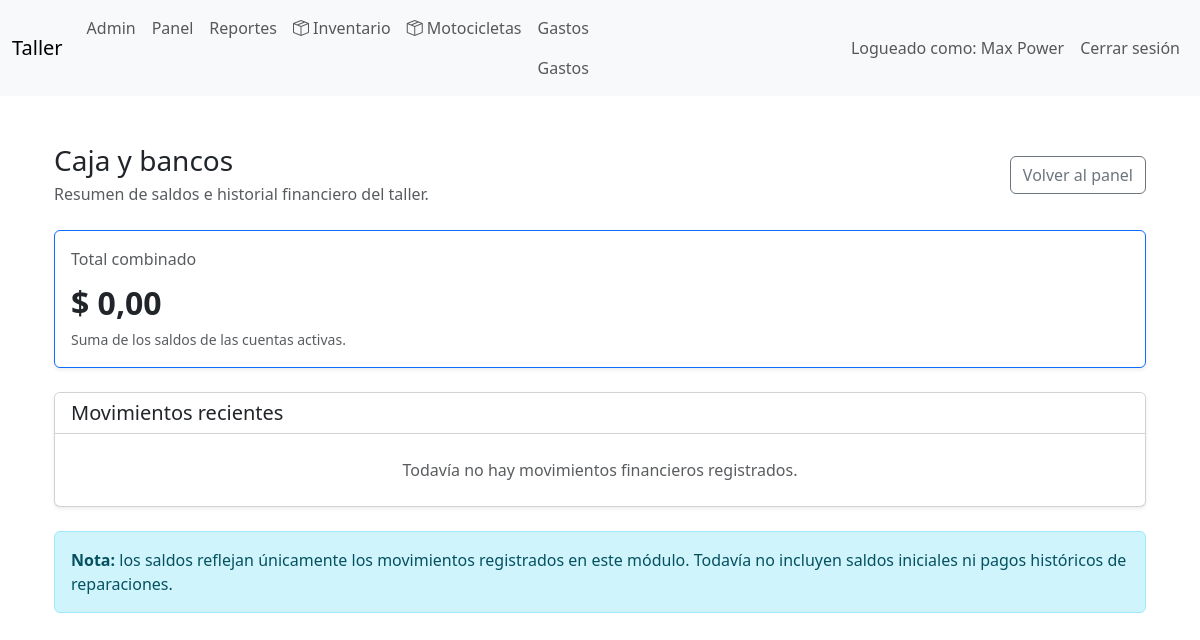
The page /index.php?controller=finance&action=index (signed in) on the database as committed earlier.
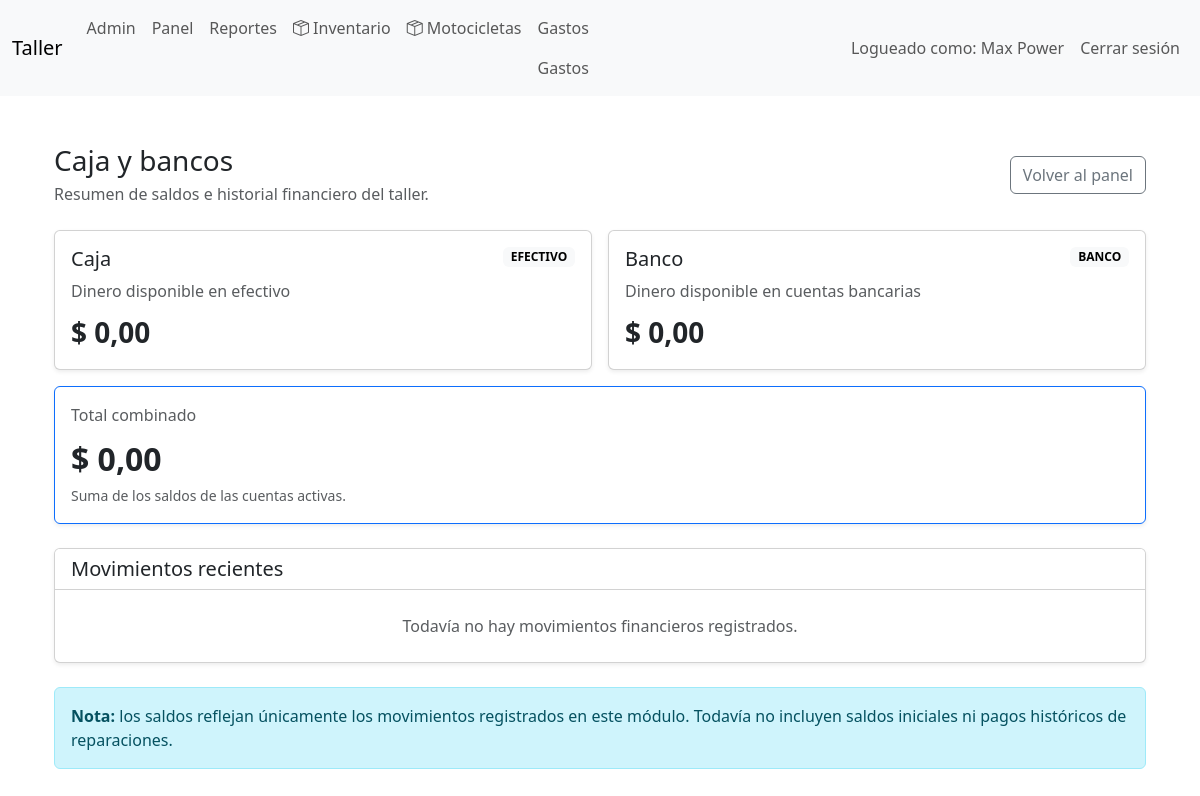
The same page on the database as committed later.
### tables this page shows
CREATE TABLE `cuentas_financieras` (
  `id` int(11) NOT NULL,
  `nombre` varchar(50) NOT NULL,
  `tipo` enum('caja','banco') NOT NULL,
  `activa` tinyint(1) NOT NULL DEFAULT 1,
  `fecha_creacion` datetime NOT NULL DEFAULT current_timestamp()
);

### app/controllers/BaseController.php (called while the page is built, shortened)
<?php
abstract class BaseController
{
    protected function render(string $view, array $data = []): void
    {
        extract($data);
        require __DIR__ . '/../views/layouts/header.php';
        require __DIR__ . '/../views/' . $view . '.php';
        require __DIR__ . '/../views/layouts/footer.php';
    }
}

### app/controllers/FinanceController.php (called while the page is built, shortened)
<?php
require_once __DIR__ . '/../models/MovimientoFinanciero.php';
class FinanceController extends BaseController
{
    private MovimientoFinanciero $movimientoModel;
    public function __construct(PDO $pdo)
    {
        $this->movimientoModel = new MovimientoFinanciero($pdo);
    }
    public function index(): void
    {
        $resumen = $this->movimientoModel->resumen();
        $movimientos = $this->movimientoModel->movimientos(100);
        $this->render('finance/index', [
            'title' => 'Caja y bancos',
            'cuentas' => $resumen['cuentas'],
            'totalGeneral' => $resumen['total'],
            'movimientos' => $movimientos,
        ]);
    }
}

### app/models/BaseModel.php (called while the page is built, shortened)
<?php
class BaseModel
{
    public function __construct(PDO $pdo)
    {
        $this->db = $pdo;
    }
}

### app/models/MovimientoFinanciero.php (called while the page is built, shortened)
<?php
class MovimientoFinanciero extends BaseModel
{
    public function resumen(): array
    {
        $sql = "
            SELECT
                c.id,
                c.nombre,
                c.tipo,
                COALESCE(
                    SUM(
                        CASE
                            WHEN m.sentido = 'entrada' THEN m.monto
                            ELSE -m.monto
                        END
                    ),
                    0
                ) AS saldo
            FROM cuentas_financieras c
            LEFT JOIN movimientos_financieros m
                ON m.cuenta_id = c.id
            WHERE c.activa = 1
            GROUP BY c.id, c.nombre, c.tipo
            ORDER BY c.id
        ";
        $cuentas = $this->db->query($sql)->fetchAll(PDO::FETCH_ASSOC);
        $total = 0.0;
        foreach ($cuentas as &$cuenta) {
            $cuenta['saldo'] = round((float)$cuenta['saldo'], 2);
            $total += $cuenta['saldo'];
        }
        return [
            'cuentas' => $cuentas,
            'total' => round($total, 2),
        ];
    }
}

### app/views/finance/index.php (the view, shortened to what this page needs)
<?php
$formatCOP = static fn($valor): string =>
    '$ ' . number_format((float)$valor, 2, ',', '.');
?>
<div class="container-fluid py-4">
    <div class="d-flex flex-wrap justify-content-between align-items-center gap-3 mb-4">
        <div>
            <h1 class="h3 mb-1">Caja y bancos</h1>
            <p class="text-muted mb-0">
                Resumen de saldos e historial financiero del taller.
            </p>
        </div>
        <a href="index.php?controller=mechanic&action=dashboard"
           class="btn btn-outline-secondary">
            Volver al panel
        </a>
    </div>
    <div class="row g-3 mb-4">
        <?php foreach ($cuentas as $cuenta): ?>
            <div class="col-12 col-md-6">
                <div class="card h-100 shadow-sm">
                    <div class="card-body">
                        <div class="d-flex justify-content-between align-items-start">
                            <div>
                                <h2 class="h5 mb-2">
                                    <?= htmlspecialchars($cuenta['nombre'], ENT_QUOTES, 'UTF-8') ?>
                                </h2>
                                <p class="text-muted mb-2">
                                    <?= $cuenta['tipo'] === 'caja'
                                        ? 'Dinero disponible en efectivo'
                                        : 'Dinero disponible en cuentas bancarias' ?>
                                </p>
                            </div>
                            <span class="badge text-bg-light">
                                <?= $cuenta['tipo'] === 'caja' ? 'EFECTIVO' : 'BANCO' ?>
                            </span>
                        </div>
                        <div class="fs-3 fw-semibold">
                            <?= $formatCOP($cuenta['saldo']) ?>
                        </div>
                    </div>
                </div>
            </div>
        <?php endforeach; ?>
        <div class="col-12">
            <div class="card shadow-sm border-primary">
                <div class="card-body">
                    <div class="text-muted mb-2">Total combinado</div>
                    <div class="fs-2 fw-bold">
                        <?= $formatCOP($totalGeneral) ?>
                    </div>
                    <small class="text-muted">
                        Suma de los saldos de las cuentas activas.
                    </small>
                </div>
            </div>
        </div>
    </div>
    <div class="card shadow-sm">
        <div class="card-header bg-body">
            <h2 class="h5 mb-0">Movimientos recientes</h2>
        </div>
        <div class="card-body p-0">
            <?php if (empty($movimientos)): ?>
                <div class="p-4 text-center text-muted">
                    Todavía no hay movimientos financieros registrados.
                </div>
            <?php endif; ?>
        </div>
    </div>
    <div class="alert alert-info mt-4 mb-0" role="alert">
        <strong>Nota:</strong> los saldos reflejan únicamente los movimientos
        registrados en este módulo. Todavía no incluyen saldos iniciales
        ni pagos históricos de reparaciones.
    </div>
</div>

### public/index.php (shortened to what this page needs)
<?php
require_once __DIR__ . '/../config/database.php';
$controller = $_GET['controller'] ?? 'auth';
$action = $_GET['action'] ?? ($controller === 'auth' ? 'login' : 'index');
$controller = preg_replace('/[^a-z0-9_]/i','', $controller);
$action = preg_replace('/[^a-z0-9_]/i','', $action);
$controllerClass = str_replace(
    ' ',
    '',
    ucwords(str_replace(['_', '-'], ' ', $controller))
) . 'Controller';
$controllerFile = __DIR__ . '/../app/controllers/' . $controllerClass . '.php';
if (file_exists($controllerFile)) {
    $ctrl = new $controllerClass($pdo);
    if (method_exists($ctrl, $action)) {
        $ctrl->{$action}();
    } else {
        http_response_code(404);
        echo "Accion no encontrada";
    }
} else {
    http_response_code(404);
    echo "Controlador no encontrado";
}

### app/views/layouts/header.php (shortened to what this page needs)
<!doctype html>
<html lang="es">
<head>
  <link href="https://cdn.jsdelivr.net/npm/bootstrap@5.3.2/dist/css/bootstrap.min.css" rel="stylesheet">
  <link rel="stylesheet" href="css/style.css?v=<?= time() ?>">
  <link
    rel="stylesheet"
    href="https://cdn.jsdelivr.net/npm/bootstrap-icons@1.11.3/font/bootstrap-icons.min.css">
</head>
<body>
  <nav class="navbar navbar-expand-lg navbar-light bg-light">
    <div class="container-fluid">
      <a class="navbar-brand" href="#">Taller</a>
      <div class="collapse navbar-collapse">
        <ul class="navbar-nav me-auto">
          <?php if (!empty($_SESSION['user_id'])): ?>
            <?php if (isset($_SESSION['user_role']) && $_SESSION['user_role'] === 'admin'): ?>
              <li class="nav-item"><a class="nav-link" href="index.php?controller=admin&action=dashboard">Admin</a></li>
            <?php endif; ?>
            <li class="nav-item"><a class="nav-link" href="index.php?controller=mechanic&action=dashboard">Panel</a></li>
            <li class="nav-item"><a class="nav-link" href="index.php?controller=report&action=form">Reportes</a></li>
            <li class="nav-item"><a class="nav-link" href="index.php?controller=inventory&action=index"><i class="bi bi-box-seam"></i> Inventario</a></li>
            <li class="nav-item"><a class="nav-link" href="index.php?controller=modelo_moto&action=index"><i class="bi bi-box-seam"></i> Motocicletas</a></li>
            <li class="nav-item">
    <a class="nav-link"
       href="index.php?controller=expense&action=index">
        Gastos
    </a>
<a class="nav-link"
       href="index.php?controller=finance&action=index">
        Gastos
    </a>
</li>
          <?php endif; ?>
        </ul>
        <ul class="navbar-nav">
          <?php if (!empty($_SESSION['user_id'])): ?>
            <li class="nav-item"><span class="nav-link">Logueado como: <?= htmlspecialchars($_SESSION['user_name']) ?></span></li>
            <li class="nav-item"><a class="nav-link" href="index.php?controller=auth&action=logout">Cerrar sesión</a></li>
          <?php endif; ?>
        </ul>
      </div>
    </div>
  </nav>
  <div class="container mt-4">

### app/views/layouts/footer.php (shortened to what this page needs)
</div>
</body>
</html>

### public/css/style.css (style rules this page uses)
body { padding-bottom: 40px; }

Rows that differ between the two databases and show on the page:
added cuentas_financieras: nombre "Caja", tipo "Dinero disponible en efectivo", saldo "$ 0,00"
added cuentas_financieras: nombre "Banco", tipo "Dinero disponible en cuentas bancarias", saldo "$ 0,00"
